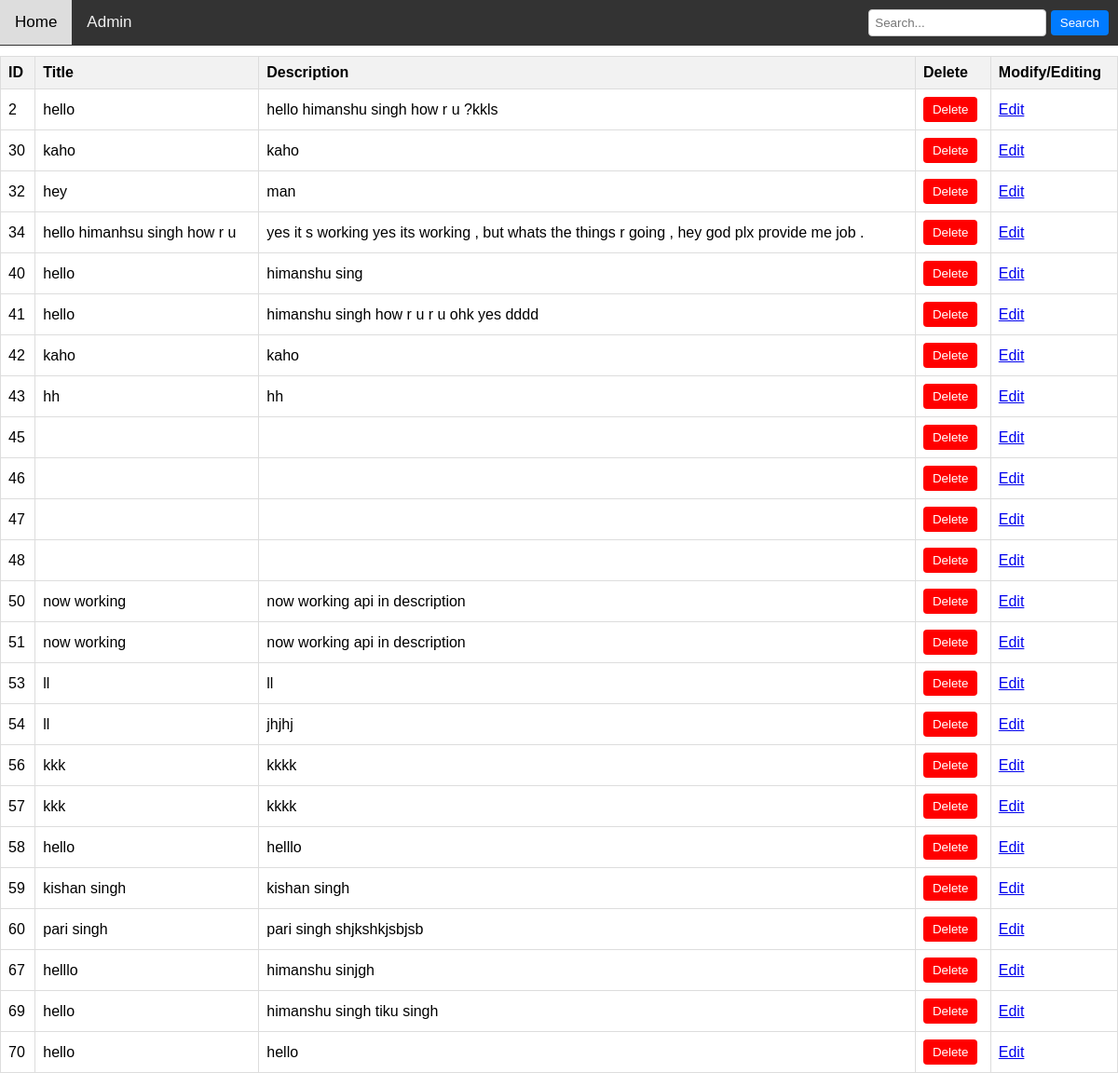
The app's page /send_data/ with its own data.
### todo_list/models.py (models this page shows, shortened)
class Todomodel(models.Model):
    Title=models.CharField(max_length=100)
    Description=models.TextField()

### todo_list/views.py (the view, shortened to what this page needs)
# urls.py: path('send_data/',views.SendDataApi.as_view(),name='send-data'),
class SendDataApi(APIView):
    def get(self, request, *args, **kwargs):
        all_data = Todomodel.objects.all()
        serializer = TodomodelSerializer(all_data, many=True)
        context = {'all_data': serializer.data}
        return render(request, 'all_task.html', context)

### todo_list/templates/all_task.html (shortened to what this page needs)
<!DOCTYPE html>
<html lang="en">
<head>
</head>
<body>
    <div class="navbar">
        <a href="{% url 'todo-page' %}">Home</a>
        <a href="http://127.0.0.1:8000/admin/login/?next=/admin/">Admin</a>
        <div class="search-box">
            <form action=" " method="GET">
                <input type="text" name="query" placeholder="Search...">
                <button type="submit">Search</button>
            </form>
        </div>
    </div>
    <div class="content">
        <table>
            <tr>
                <th>ID</th>
                <th>Title</th>
                <th>Description</th>
                <th>Delete</th>
                <th>Modify/Editing</th>
            </tr>
            {% for item in all_data %}
            <tr>
                <td>{{ item.id }}</td>
                <td>{{ item.Title }}</td>
                <td>{{ item.Description }}</td>
                <td>
                    <form action="{% url 'delete-data' item.id %}" method="post" id="delete-form-{{ item.id }}">
                        <button type="button" class="delete-btn" onclick="confirmDelete({{ item.id }})">Delete</button>
                    </form>
                </td>
                <td><a href="{% url 'edit-data' item.id %}">Edit</a></td>
            </tr>
            {% endfor %}
        </table>
    </div>
</body>
</html>

### todo_list/templates/all_task.html (style rules this page uses)
body { margin: 0; font-family: Arial, sans-serif; }
.navbar { overflow: hidden; background-color: #333; position: fixed; width: 100%; top: 0; z-index: 1000; }
.navbar a { float: left; display: block; color: #f2f2f2; text-align: center; padding: 14px 16px; text-decoration: none; font-size: 17px; }
.search-box { float: right; padding: 10px; }
.search-box input[type="text"] { padding: 6px; border-radius: 4px; border: 1px solid #ccc; }
.search-box button { padding: 6px 10px; background-color: #007bff; color: white; border: none; border-radius: 4px; cursor: pointer; }
.content { padding-top: 60px; }
table { width: 100%; border-collapse: collapse; }
th, td { border: 1px solid #ddd; padding: 8px; text-align: left; }
th { background-color: #f2f2f2; }
.delete-btn { background-color: #ff0000; color: white; border: none; border-radius: 4px; padding: 6px 10px; cursor: pointer; }

### records on screen
Todomodel: Title "hello", Description "hello himanshu singh how r u ?kkls"
Todomodel: Title "kaho", Description "kaho"
Todomodel: Title "hey", Description "man"
Todomodel: Title "hello himanhsu singh how r u", Description "yes it s working yes its working , but whats the things r going , hey god plx provide me job ."
Todomodel: Title "hello", Description "himanshu sing"
Todomodel: Title "hello", Description "himanshu singh how r u r u ohk yes dddd"
Todomodel: Title "kaho", Description "kaho"
Todomodel: Title "hh", Description "hh"
Todomodel: Title "now working", Description "now working api in description"
Todomodel: Title "now working", Description "now working api in description"
Todomodel: Title "ll", Description "ll"
Todomodel: Title "ll", Description "jhjhj"
Todomodel: Title "kkk", Description "kkkk"
Todomodel: Title "kkk", Description "kkkk"
Todomodel: Title "hello", Description "helllo"
Todomodel: Title "kishan singh", Description "kishan singh"
Todomodel: Title "pari singh", Description "pari singh shjkshkjsbjsb"
Todomodel: Title "helllo", Description "himanshu sinjgh"
Todomodel: Title "hello", Description "himanshu singh tiku singh"
Todomodel: Title "hello", Description "hello"

### other values on screen
{{ item.id }} "2" "30" "32" "34" "40" "41" "42" "43" "45" "46" "47" "48" "50" "51" "53" "54" "56" "57" "58" "59" "60" "67" "69" "70"
